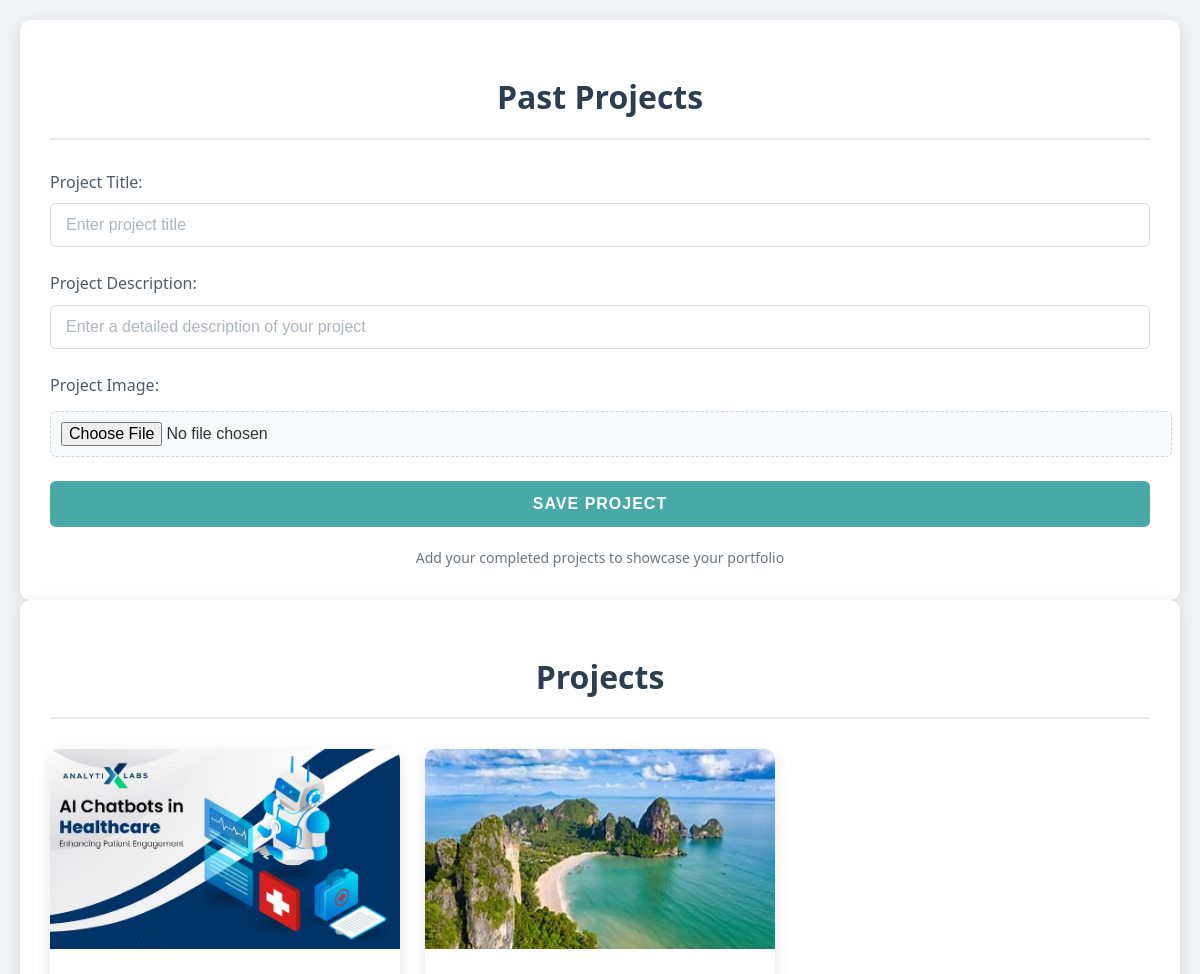
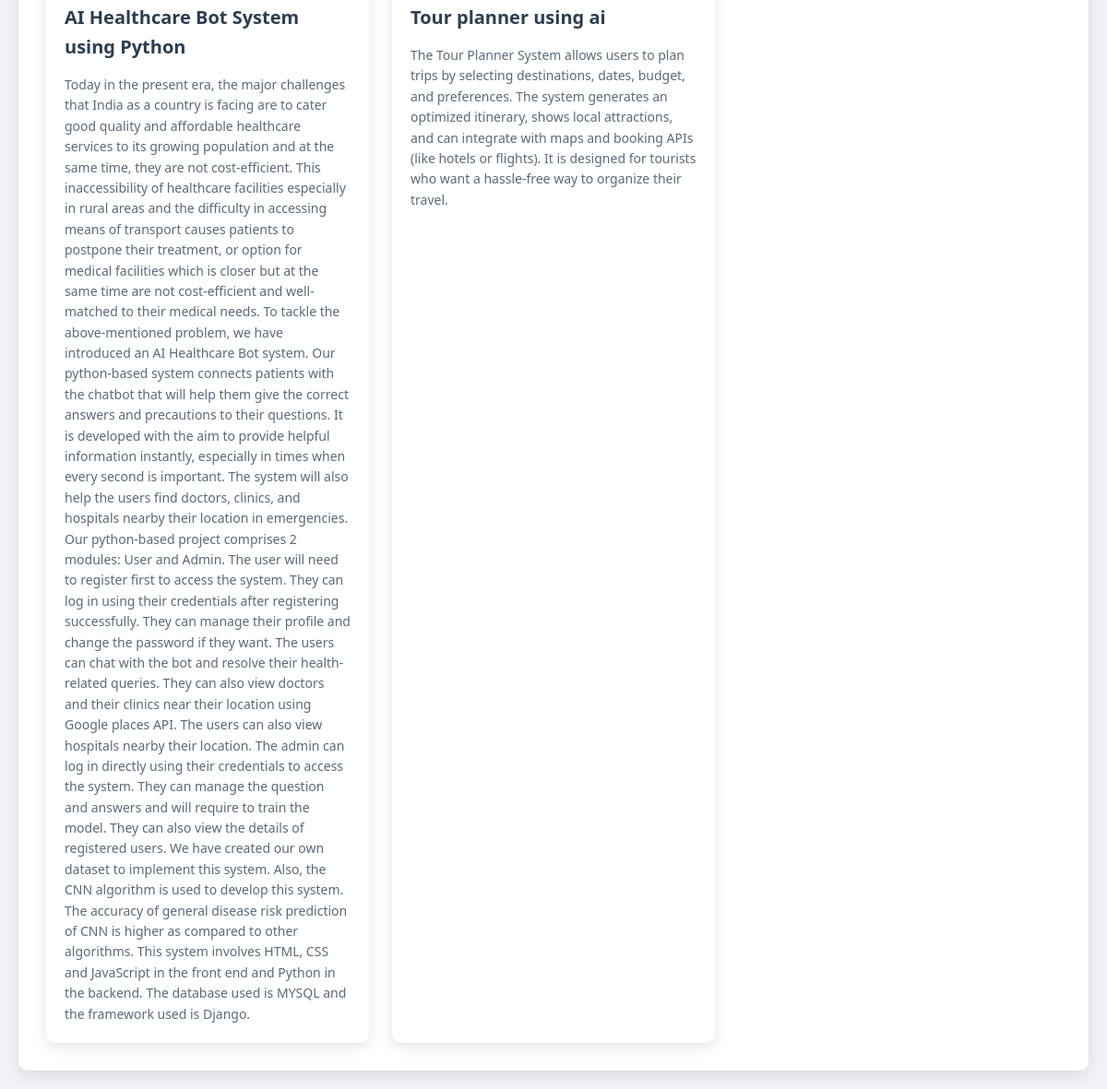
The app's page /project/ with its own data (2 pictures, top to bottom).
### user_app/models.py (models this page shows)
class Project(models.Model):
    title = models.CharField(max_length=255)
    description = models.TextField()
    project_image = models.ImageField(upload_to='project_images/')

### user_app/views.py (the view)
# urls.py: path("project/",views.createProject,name='project'),
def createProject(request):
    proj_details = Project.objects.all()
    if request.method == 'POST':
        form=ProjectForm(request.POST, request.FILES)
        if form.is_valid():
            print("JJJJJJJJJJJJJJJJJJ")
            form.save()
            return redirect("/")
    else:
        form=ProjectForm()
    return render(request,'project.html',{'form':form,'data':proj_details})

### user_app/forms.py
class ProjectForm(forms.ModelForm):
    class Meta:
        model= Project
        fields='__all__'

### templates/project.html (shortened to what this page needs)
<!DOCTYPE html>
<html lang="en">
<head>
</head>
<body>
    <div class="container">
        <h1>Past Projects</h1>
        <form action="" method="POST" enctype="multipart/form-data">
            <div class="form-group">
                <label for="title">Project Title:</label>
                <input type="text" id="title" name="title" placeholder="Enter project title">
            </div>
            <div class="form-group">
                <label for="description">Project Description:</label>
                <input type="text" id="description" name="description" placeholder="Enter a detailed description of your project">
            </div>
            <div class="form-group">
                <label for="project_image">Project Image:</label>
                <input type="file" id="project_image" name="project_image" accept="image/*">
            </div>
            <button type="submit" class="submit-btn">Save Project</button>
            <div class="form-footer">
                Add your completed projects to showcase your portfolio
            </div>
        </form>
    </div>
<!DOCTYPE html>
<html lang="en">
<head>
</head>
<body>
    <div class="container">
        <h1>Projects</h1>
        <div class="card-grid">
            {% for i in data %}
            <div class="card">
                <img class="card-image" src="/media/{{i.project_image}}" alt="{{i.project_image}}">
                <div class="card-content">
                    <h2 class="card-title">{{i.title}}</h2>
                    <p class="card-description">{{i.description}}</p>
                </div>
            </div>
            {% endfor %}
        </div>
    </div>
</body>
</html>
</body>
</html>

### templates/project.html (style rules this page uses)
body { font-family: 'Segoe UI', Tahoma, Geneva, Verdana, sans-serif; line-height: 1.6; color: #333; background-color: #f0f4f8; padding: 20px; margin: 0; }
.container { max-width: 800px; margin: 0 auto; background-color: white; border-radius: 10px; box-shadow: 0 4px 16px rgba(0,0,0,0.1); padding: 30px; }
h1 { color: #2e4057; text-align: center; margin-bottom: 30px; font-weight: 600; border-bottom: 2px solid #eaeaea; padding-bottom: 15px; }
.form-group { margin-bottom: 24px; }
label { display: block; margin-bottom: 8px; font-weight: 500; color: #4d5b6a; }
input[type="text"] { width: 100%; padding: 12px 15px; border: 1px solid #ddd; border-radius: 6px; font-size: 16px; transition: all 0.3s; box-sizing: border-box; }
input[type="file"] { width: 100%; padding: 10px; background-color: #f8f9fa; border: 1px dashed #ced4da; border-radius: 6px; font-size: 16px; cursor: pointer; margin-top: 5px; }
::placeholder { color: #adb5bd; opacity: 1; }
.submit-btn { background-color: #48a9a6; color: white; border: none; padding: 14px 28px; font-size: 16px; border-radius: 6px; cursor: pointer; display: block; width: 100%; font-weight: 600; transition: background-color 0.3s; margin-top: 10px; text-transform: uppercase; letter-spacing: 1px; }
.form-footer { margin-top: 20px; text-align: center; color: #6c757d; font-size: 14px; }
body { font-family: 'Segoe UI', Tahoma, Geneva, Verdana, sans-serif; background-color: #f0f2f5; margin: 0; padding: 20px; color: #333; }
.container { max-width: 1200px; margin: 0 auto; }
h1 { text-align: center; margin-bottom: 30px; color: #2c3e50; }
.card-grid { display: grid; grid-template-columns: repeat(auto-fill, minmax(300px, 1fr)); gap: 25px; }
.card { background: white; border-radius: 10px; box-shadow: 0 5px 15px rgba(0, 0, 0, 0.1); overflow: hidden; transition: transform 0.3s ease, box-shadow 0.3s ease; }
.card-image { width: 100%; height: 200px; object-fit: cover; }
.card-content { padding: 20px; }
.card-title { font-size: 20px; font-weight: 600; color: #2c3e50; margin-top: 0; margin-bottom: 10px; }
.card-description { color: #5a6a7a; line-height: 1.6; font-size: 14px; margin-bottom: 0; }

### records on screen
Project: project_image (picture), title "AI Healthcare Bot System using Python", description "Today in the present era, the major challenges that India as a country is facing are to cater good quality and affordable healthcare services to its growing population and at the same time, they are not cost-efficient. This inaccessibility of healthcare facilities especially in rural areas and the difficulty in accessing means of transport causes patients to postpone their treatment, or option for medical facilities which is closer but at the same time are not cost-efficient and well-matched to their medical needs. To tackle the above-mentioned problem, we have introduced an AI Healthcare Bot system. Our python-based system connects patients with the chatbot that will help them give the…"
Project: project_image (picture), title "Tour planner using ai", description "The Tour Planner System allows users to plan trips by selecting destinations, dates, budget, and preferences. The system generates an optimized itinerary, shows local attractions, and can integrate with maps and booking APIs (like hotels or flights). It is designed for tourists who want a hassle-free way to organize their travel."
